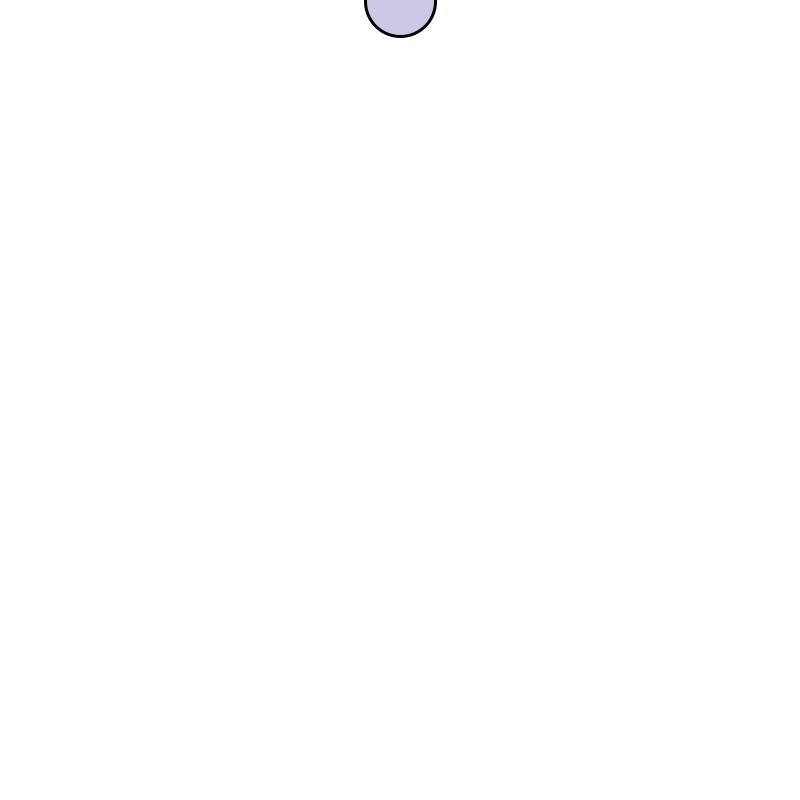
Frame 1 (no input)
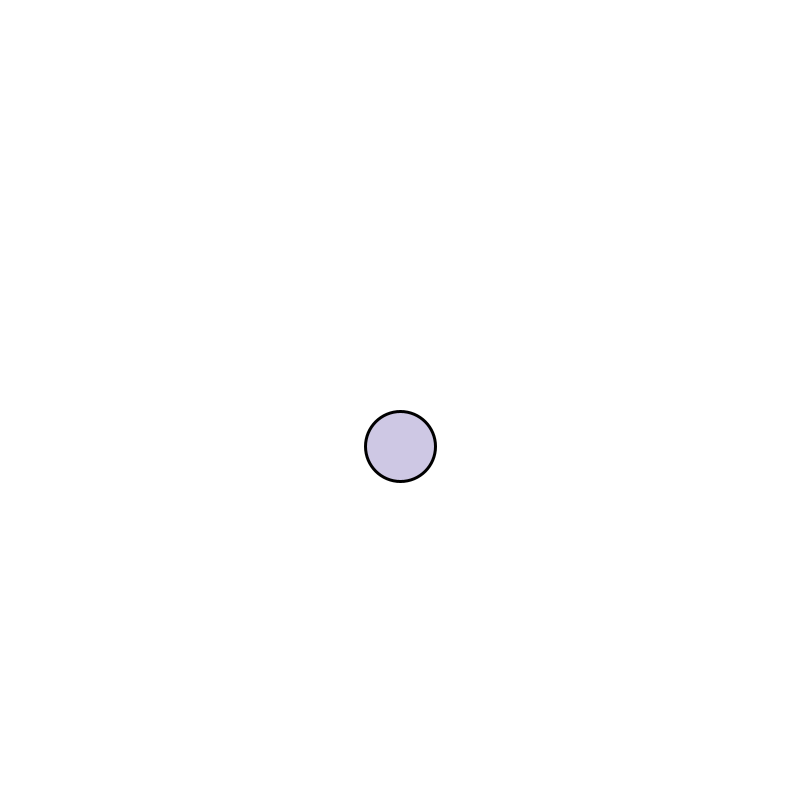
Frame 60 (the mouse pressed at the canvas centre just before this capture)
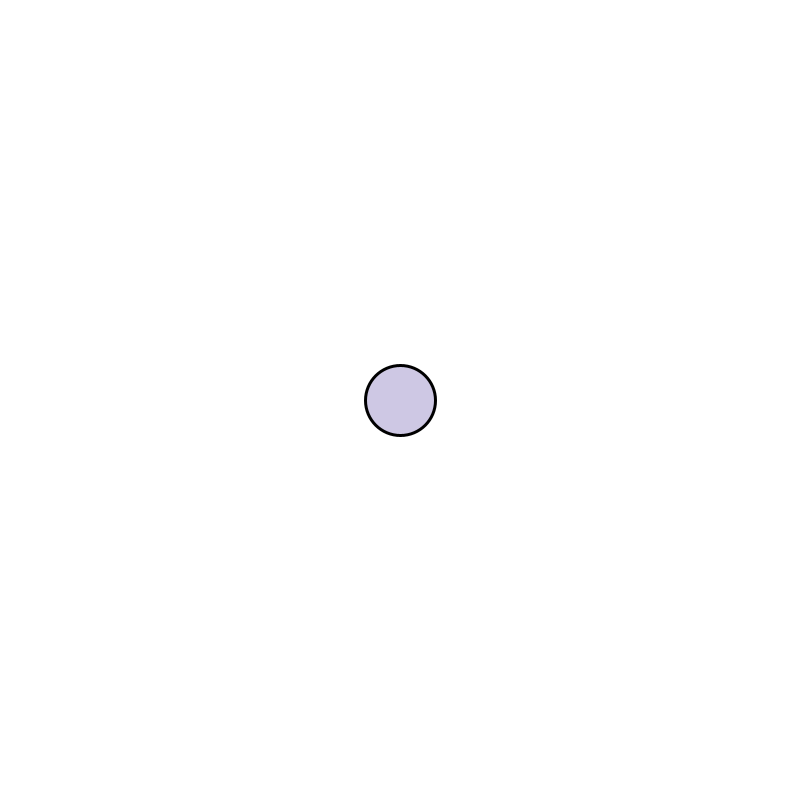
Frame 120 (the mouse held since frame 60 and released just before this capture)

The Processing sketch that drew these frames (run headless with seeded random() and noise(); from frame 60 on, the mouse is pressed at the canvas centre):

// Processing sketch: Throwing_Ball
// ── Throwing_Ball.pde
Ball b;

void setup() {
  size(800, 800);
  frameRate(60);
  b = new Ball();
}

void draw() {
  background(255);
  b.update();
}

// ── Ball.pde
class Ball {
  PVector pos;
  PVector vel;
  PVector acc;

  Ball() {
    pos = new PVector(400, 0);
    vel = new PVector();
    acc = new PVector(0.98, 1.2);
  }    

  void update() {
    visualUpdate();
    posUpdate();
  }

  void visualUpdate() {
    strokeWeight(3);
  }

  void posUpdate() {   
    if (mousePressed) {    
      pos.x = mouseX;
      pos.y = mouseY;
    } else {
      vel.y+=acc.y;
      vel.x*=acc.x;
      pos.add(vel);
    }

    fill(206, 200, 228);
    ellipse(pos.x, pos.y, 70, 70); 

    if (pos.y>765) {
      pos.y = 765;
      vel.y -= (vel.y*2/1.2);
    }

    if (pos.y < 35) {
      pos.y = 35;
      vel.y -= (vel.y*2/1.2);
    }

    if (pos.x<35) {
      pos.x = 35;
      vel.x -= (vel.x*2/1.2);
    }

    if (pos.x>765) {
      pos.x = 765;
      vel.x -= (vel.x*2/1.2);
    }
  }
}

void mouseReleased() {
  if (mouseX < 0) {
    mouseX = 0;
  }
  if (mouseY > 800) {
    mouseY = 800;
  }
  b.vel.x = (mouseX - pmouseX)/0.5;
  b.vel.y = (mouseY - pmouseY)/0.5;
}
